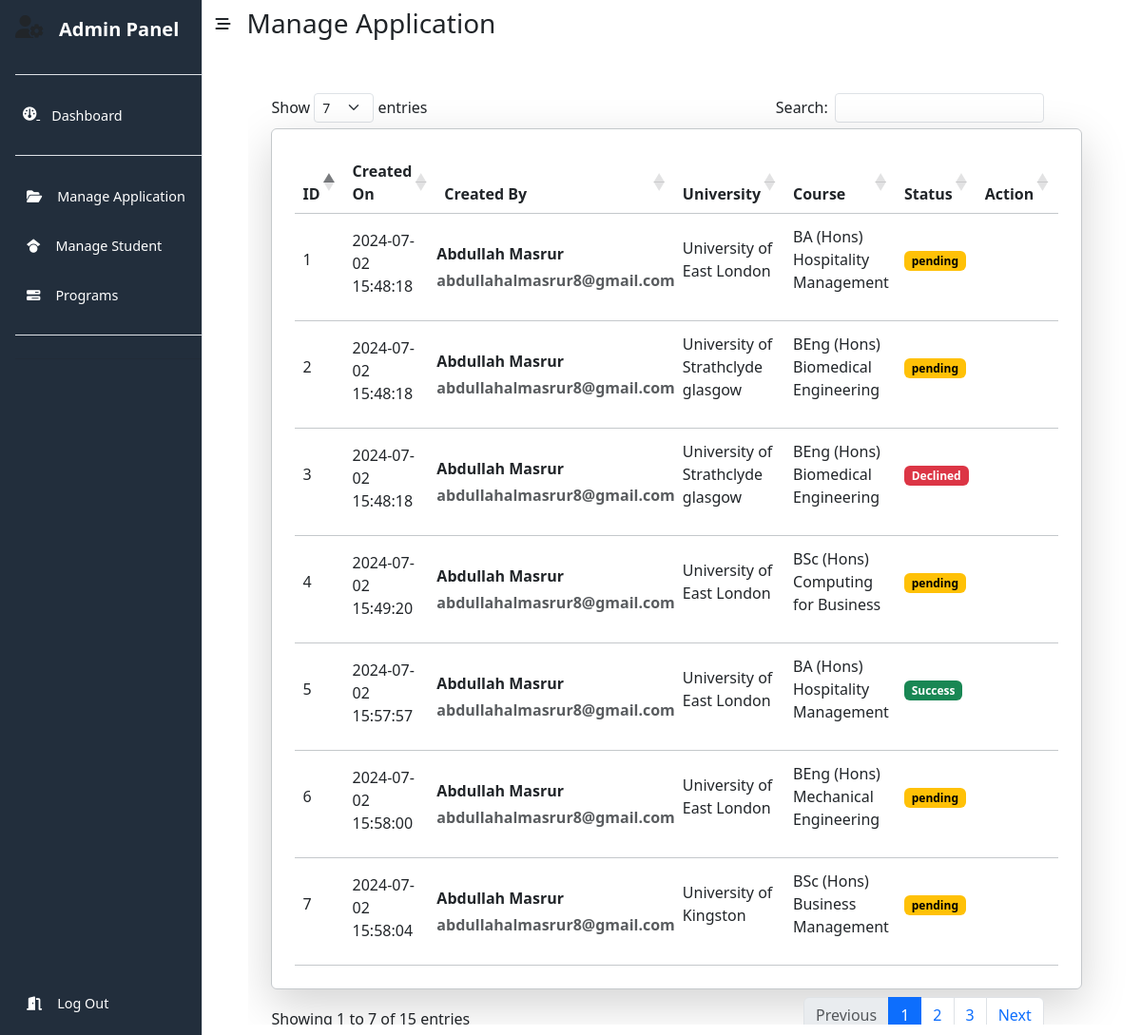
Screenshot of /Admin/manApp.php with the database file from the repository.
### tables this page shows
CREATE TABLE `applications` (
  `id` int(255) NOT NULL,
  `uniID` int(255) NOT NULL,
  `userEmail` varchar(255) NOT NULL,
  `createdOn` timestamp NOT NULL DEFAULT current_timestamp(),
  `appStatus` varchar(255) NOT NULL DEFAULT 'Pending'
);

CREATE TABLE `users` (
  `id` int(255) NOT NULL,
  `firstname` varchar(255) NOT NULL,
  `lastname` varchar(255) NOT NULL,
  `password` varchar(255) NOT NULL,
  `email` varchar(255) NOT NULL,
  `phonenumber` varchar(255) NOT NULL,
  `verifytoken` varchar(255) NOT NULL,
  `verifystatus` int(255) NOT NULL,
  `dob` varchar(255) NOT NULL,
  `gender` varchar(255) NOT NULL,
  `marital` varchar(255) NOT NULL,
  `nation` varchar(255) NOT NULL,
  `address` varchar(255) NOT NULL,
  `postcode` varchar(255) NOT NULL,
  `passportnum` varchar(255) NOT NULL,
  `issuecountry` varchar(255) NOT NULL,
  `issuedate` varchar(255) NOT NULL,
  `expirydate` varchar(255) NOT NULL,
  `institutionname` varchar(255) NOT NULL,
  `studycountry` varchar(255) NOT NULL,
  `cgpa` varchar(255) NOT NULL,
  `qualification` varchar(255) NOT NULL,
  `startdate` varchar(255) NOT NULL,
  `enddate` varchar(255) NOT NULL,
  `language` varchar(255) NOT NULL,
  `eduaddress` varchar(255) NOT NULL,
  `companyname` varchar(255) NOT NULL,
  `jobtitle` varchar(255) NOT NULL,
  `jobstartdate` varchar(255) NOT NULL,
  `jobenddate` varchar(255) NOT NULL,
  `jobresponsibilities` varchar(255) NOT NULL,
  `createdOn` timestamp NOT NULL DEFAULT current_timestamp(),
  `assignedTo` varchar(255) NOT NULL DEFAULT 'None',
  `applied` int(255) NOT NULL,
  `profilePic` varchar(255) NOT NULL DEFAULT 'User Photos/blank-profile-picture.jpg'
);

CREATE TABLE `search` (
  `ID` int(11) NOT NULL,
  `Country` varchar(255) NOT NULL,
  `University` varchar(255) NOT NULL,
  `CourseLevel` varchar(255) NOT NULL,
  `CourseTitle` varchar(255) NOT NULL,
  `NextStarting` varchar(255) NOT NULL,
  `TuitionFees` varchar(255) NOT NULL,
  `URL` varchar(255) NOT NULL
);

### Admin/manApp.php (the view, shortened to what this page needs)
<?php
include "../connection.php";
?>
<!DOCTYPE html>
<html lang="en">
<head>
    <link href="https://cdn.jsdelivr.net/npm/bootstrap@5.3.0/dist/css/bootstrap.min.css" rel="stylesheet">
    <link rel="stylesheet" href="https://cdnjs.cloudflare.com/ajax/libs/font-awesome/6.5.1/css/all.min.css">
    <link rel="stylesheet" href="https://cdnjs.cloudflare.com/ajax/libs/twitter-bootstrap/5.3.0/css/bootstrap.min.css">
    <link rel="stylesheet" href="https://cdn.datatables.net/1.13.6/css/dataTables.bootstrap5.min.css" />
</head>
<body>
    <div class="container-fluid px-0">
        <div class="d-flex flex-nowrap">
            <?php include "sidebar.php"; ?>
            <div style="width: 100%">
                <div class="d-flex">
                    <button class="btn open-btn"><i class="fa-solid fa-bars-staggered"></i></button>
                    <h3 class="mt-2 ms-1">Manage Application</h3>
                </div>
                <div class="ms-5 mt-5" style="max-height: 90vh; overflow-y: auto;">
                    <div class="col-lg-11 px-4">
                        <table id="dataTable"
                            class="table align-middle mb-0 bg-white border border-1 border-secondary-subtle rounded p-4 shadow-lg">
                            <thead class="bg-light">
                                <tr>
                                    <th>ID</th>
                                    <th>Created On</th>
                                    <th>Created By</th>
                                    <th>University</th>
                                    <th>Course</th>
                                    <th>Status</th>
                                    <th>Action</th>
                                </tr>
                            </thead>
                            <tbody>
                                <?php
                                $applicationData = mysqli_query($conn, "SELECT * FROM `applications`");
                                while ($row = mysqli_fetch_array($applicationData)) {
                                    $user = mysqli_fetch_array(mysqli_query($conn, "SELECT * FROM `users` WHERE `email` = '{$row['userEmail']}'"));
                                    $uni = mysqli_fetch_array(mysqli_query($conn, "SELECT * FROM `search` WHERE `ID` = '{$row['uniID']}'"));
                                    $datetime = $row['createdOn'];
                                    list($date, $time) = explode(' ', $datetime);
                                    echo "
                                        <tr>
                                            <td>
                                                <p>" . $row['id'] . "</p>
                                            </td>
                                            <td>
                                                <p class='mt-2'>" . $date . "<br>" . $time . "</p>
                                            </td>
                                            <td class='p-0'>
                                                <div>
                                                    <p class='fw-bold mb-1'>" . $user['firstname'] . " " . $user['lastname'] . "</p>
                                                    <p class='fw-bold text-muted mb-0'>" . $user['email'] . "</p>
                                                </div>
                                            </td>
                                            <td>
                                                <p>" . $uni['University'] . "</p>
                                            </td>
                                            <td>
                                                <p>" . $uni['CourseTitle'] . "</p>
                                            </td>
                                            <td>";
                                        $status = $row['appStatus'];
                                        $class = '';
                                        switch ($status) {
                                            case 'Pending':
                                                $class = 'text-bg-warning';
                                                break;
                                            case 'Declined':
                                                $class = 'text-bg-danger';
                                                break;
                                            case 'Success':
                                                $class = 'text-bg-success';
                                                break;
                                            default:
                                                $class = 'text-bg-warning';
                                                break;
                                        }
                                        echo "<p class='badge $class'>" . $status . "</p>";
                                        echo "
                                            </td>
                                            <td>
                                                <p></p>
                                            </td>
                                        </tr>";
                                }
                                ?>
                            </tbody>
                        </table>
                    </div>
                </div>
            </div>
        </div>
    </div>
</body>
</html>

### rows the page displays
applications: id "1", date "2024-07-02", time "15:48:18", users.firstname "Abdullah", users.lastname "Masrur", users.email "abdullahalmasrur8@gmail.com", search.University "University of East London", search.CourseTitle "BA (Hons) Hospitality Management", appStatus "pending"
applications: id "2", date "2024-07-02", time "15:48:18", users.firstname "Abdullah", users.lastname "Masrur", users.email "abdullahalmasrur8@gmail.com", search.University "University of Strathclyde glasgow", search.CourseTitle "BEng (Hons) Biomedical Engineering", appStatus "pending"
applications: id "3", date "2024-07-02", time "15:48:18", users.firstname "Abdullah", users.lastname "Masrur", users.email "abdullahalmasrur8@gmail.com", search.University "University of Strathclyde glasgow", search.CourseTitle "BEng (Hons) Biomedical Engineering", appStatus "Declined"
applications: id "4", date "2024-07-02", time "15:49:20", users.firstname "Abdullah", users.lastname "Masrur", users.email "abdullahalmasrur8@gmail.com", search.University "University of East London", search.CourseTitle "BSc (Hons) Computing for Business", appStatus "pending"
applications: id "5", date "2024-07-02", time "15:57:57", users.firstname "Abdullah", users.lastname "Masrur", users.email "abdullahalmasrur8@gmail.com", search.University "University of East London", search.CourseTitle "BA (Hons) Hospitality Management", appStatus "Success"
applications: id "6", date "2024-07-02", time "15:58:00", users.firstname "Abdullah", users.lastname "Masrur", users.email "abdullahalmasrur8@gmail.com", search.University "University of East London", search.CourseTitle "BEng (Hons) Mechanical Engineering", appStatus "pending"
applications: id "7", date "2024-07-02", time "15:58:04", users.firstname "Abdullah", users.lastname "Masrur", users.email "abdullahalmasrur8@gmail.com", search.University "University of Kingston", search.CourseTitle "BSc (Hons) Business Management", appStatus "pending"
